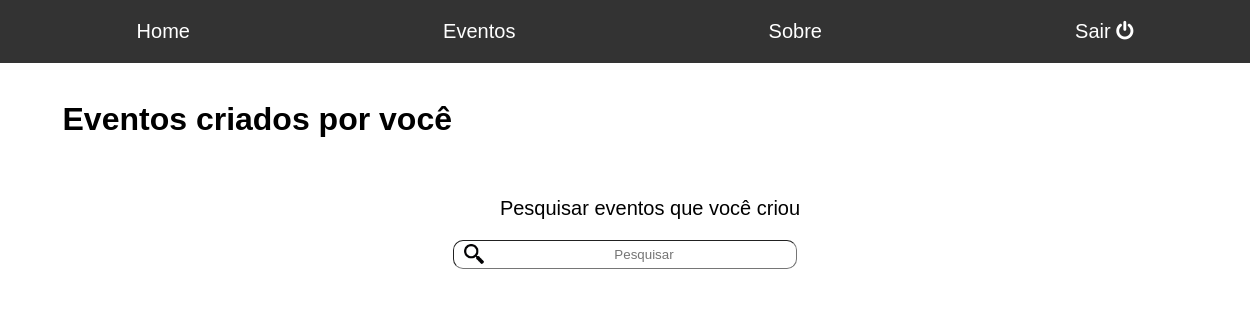
The page /meus.eventos (signed in) on the database as committed earlier.
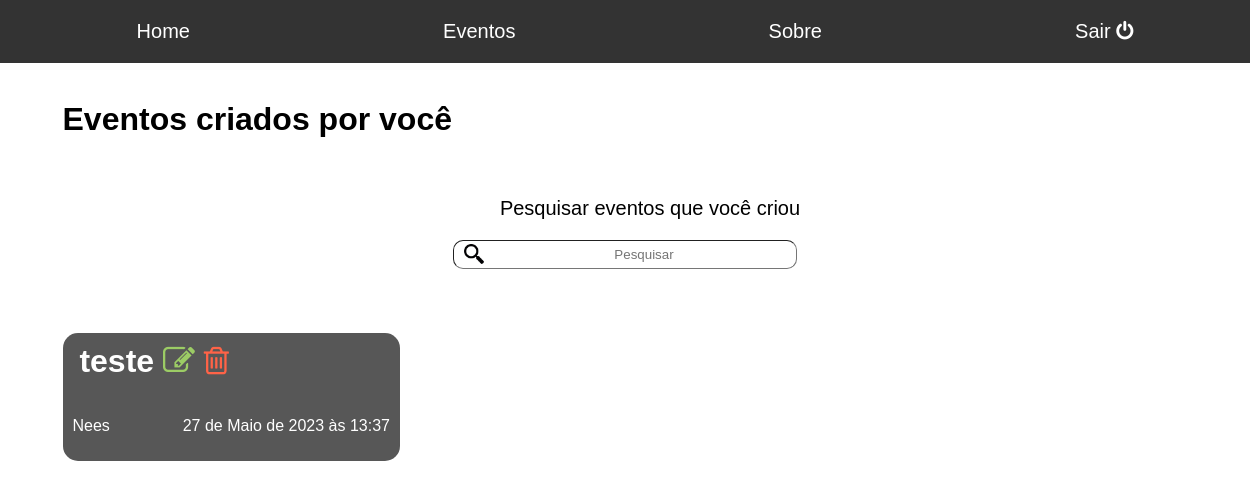
The same page on the database as committed later.
### usuario/models.py (models this page shows, shortened)
class Event(models.Model):
    titulo = models.CharField(max_length=50)
    local = models.CharField(max_length=150)
    data_e_hora = models.DateTimeField()
    descricao = models.TextField()
    contato = models.CharField(max_length=150)
    max_ingressos = models.PositiveSmallIntegerField()
    preco = models.DecimalField(decimal_places=2, max_digits=10)
    criado_em = models.DateTimeField(auto_now_add=True)
    usuario = models.ForeignKey(User, on_delete=models.CASCADE)

### usuario/views.py (the view)
# urls.py: path('meus.eventos', views.meusEventos, name = 'meuseventos'),
@login_required
def meusEventos(request):
    search = request.GET.get('search')
    if search:
        eventos_lista = Event.objects.filter(usuario=request.user).filter(titulo__icontains=search)
    else:
        eventos_lista = Event.objects.filter(usuario=request.user).order_by('-criado_em')
    return (render(request, 'meus.eventos.html', {'eventos': eventos_lista}))

### usuario/templates/meus.eventos.html (shortened to what this page needs)
{% extends 'base-usuario.html' %}
{% load static %}
{% block head %}
	<link rel="stylesheet" type="text/css" href="{% static 'css/home.css' %}">
	<link rel="stylesheet" type="text/css" href="{% static 'css/todos.eventos.css' %}">
{% endblock %}
{% block content %}
	<h1>Eventos criados por você</h1>
		<div class="container" id="x">
			<div id="y"><p id="search">Pesquisar eventos que você criou</p></div>
			<form method="GET">
				<input type="text" id="a" placeholder="Pesquisar" name="search" value="{{request.GET.search}}">
			</form>
		</div>
	<div id="ultimos" class="container">
		{% for eventos in eventos %}
		<div class="evento">
			<h1>
				<a style="text-decoration: none; color: #fff" href= "desc_evento/{{eventos.id}}">{{eventos.titulo}}</a>
				<a style="text-decoration: none; color: #9CCC65" href= "editar_evento/{{eventos.id}}"><i class="fa fa-pencil-square-o" aria-hidden="true"></i></a>
				<a style="text-decoration: none; color: #FF6347" href= "deletar_evento/{{eventos.id}}"><i class="fa fa-trash-o" aria-hidden="true"></i></a>
			</h1>
			<div class="container" id="info">
				<p>{{eventos.local}}</p>
				<p>{{eventos.data_e_hora}}</p>
			</div>
		</div>
		{% endfor %}
	</div>
{% endblock %}

Rows that differ between the two databases and show on the page:
added Event: titulo "teste", local "Nees", data_e_hora "27 de Maio de 2023 às 13:37"
